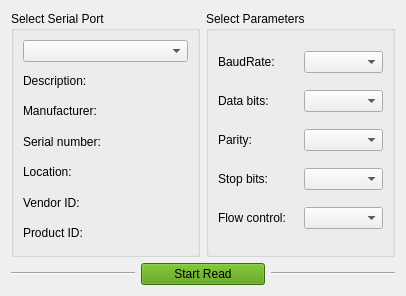
<?xml version="1.0" encoding="UTF-8"?>
<ui version="4.0">
 <class>SerialHandler</class>
 <widget class="QWidget" name="SerialHandler">
  <property name="geometry">
   <rect>
    <x>0</x>
    <y>0</y>
    <width>406</width>
    <height>296</height>
   </rect>
  </property>
  <property name="windowTitle">
   <string>Form</string>
  </property>
  <layout class="QHBoxLayout" name="horizontalLayout">
   <item>
    <layout class="QVBoxLayout" name="verticalLayout">
     <property name="rightMargin">
      <number>0</number>
     </property>
     <item>
      <layout class="QHBoxLayout" name="horizontalLayout_2">
       <property name="rightMargin">
        <number>0</number>
       </property>
       <item>
        <widget class="QGroupBox" name="selectBox">
         <property name="title">
          <string>Select Serial Port</string>
         </property>
         <layout class="QGridLayout" name="gridLayout">
          <item row="0" column="0">
           <widget class="QComboBox" name="serialPortInfoListBox"/>
          </item>
          <item row="1" column="0">
           <widget class="QLabel" name="descriptionLabel">
            <property name="text">
             <string>Description:</string>
            </property>
           </widget>
          </item>
          <item row="2" column="0">
           <widget class="QLabel" name="manufacturerLabel">
            <property name="text">
             <string>Manufacturer:</string>
            </property>
           </widget>
          </item>
          <item row="3" column="0">
           <widget class="QLabel" name="serialNumberLabel">
            <property name="text">
             <string>Serial number:</string>
            </property>
           </widget>
          </item>
          <item row="4" column="0">
           <widget class="QLabel" name="locationLabel">
            <property name="text">
             <string>Location:</string>
            </property>
           </widget>
          </item>
          <item row="5" column="0">
           <widget class="QLabel" name="vidLabel">
            <property name="text">
             <string>Vendor ID:</string>
            </property>
           </widget>
          </item>
          <item row="6" column="0">
           <widget class="QLabel" name="pidLabel">
            <property name="text">
             <string>Product ID:</string>
            </property>
           </widget>
          </item>
         </layout>
        </widget>
       </item>
       <item>
        <widget class="QGroupBox" name="parametersBox">
         <property name="title">
          <string>Select Parameters</string>
         </property>
         <layout class="QGridLayout" name="gridLayout_2">
          <item row="0" column="0">
           <widget class="QLabel" name="baudRateLabel">
            <property name="text">
             <string>BaudRate:</string>
            </property>
           </widget>
          </item>
          <item row="0" column="1">
           <widget class="QComboBox" name="baudRateBox"/>
          </item>
          <item row="1" column="0">
           <widget class="QLabel" name="dataBitsLabel">
            <property name="text">
             <string>Data bits:</string>
            </property>
           </widget>
          </item>
          <item row="1" column="1">
           <widget class="QComboBox" name="dataBitsBox"/>
          </item>
          <item row="2" column="0">
           <widget class="QLabel" name="parityLabel">
            <property name="text">
             <string>Parity:</string>
            </property>
           </widget>
          </item>
          <item row="2" column="1">
           <widget class="QComboBox" name="parityBox"/>
          </item>
          <item row="3" column="0">
           <widget class="QLabel" name="stopBitsLabel">
            <property name="text">
             <string>Stop bits:</string>
            </property>
           </widget>
          </item>
          <item row="3" column="1">
           <widget class="QComboBox" name="stopBitsBox"/>
          </item>
          <item row="4" column="0">
           <widget class="QLabel" name="flowControlLabel">
            <property name="text">
             <string>Flow control:</string>
            </property>
           </widget>
          </item>
          <item row="4" column="1">
           <widget class="QComboBox" name="flowControlBox"/>
          </item>
         </layout>
        </widget>
       </item>
      </layout>
     </item>
     <item>
      <layout class="QHBoxLayout" name="horizontalLayout_3">
       <item>
        <widget class="Line" name="line">
         <property name="orientation">
          <enum>Qt::Horizontal</enum>
         </property>
        </widget>
       </item>
       <item>
        <widget class="QPushButton" name="startReadBtn">
         <property name="styleSheet">
          <string notr="true">background-color: rgb(78, 154, 6);</string>
         </property>
         <property name="text">
          <string>Start Read</string>
         </property>
        </widget>
       </item>
       <item>
        <widget class="Line" name="line_2">
         <property name="orientation">
          <enum>Qt::Horizontal</enum>
         </property>
        </widget>
       </item>
      </layout>
     </item>
    </layout>
   </item>
  </layout>
 </widget>
 <resources/>
 <connections/>
</ui>
